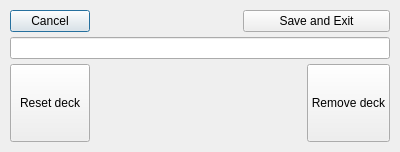
<?xml version="1.0" encoding="UTF-8"?>
<ui version="4.0">
 <class>editGridObject</class>
 <widget class="QDialog" name="editGridObject">
  <property name="geometry">
   <rect>
    <x>0</x>
    <y>0</y>
    <width>400</width>
    <height>152</height>
   </rect>
  </property>
  <property name="windowTitle">
   <string>Form</string>
  </property>
  <layout class="QGridLayout" name="gridLayout">
   <property name="leftMargin">
    <number>0</number>
   </property>
   <property name="topMargin">
    <number>0</number>
   </property>
   <property name="rightMargin">
    <number>0</number>
   </property>
   <property name="bottomMargin">
    <number>0</number>
   </property>
   <property name="spacing">
    <number>0</number>
   </property>
   <item row="1" column="0">
    <widget class="QFrame" name="frame">
     <property name="frameShape">
      <enum>QFrame::NoFrame</enum>
     </property>
     <property name="frameShadow">
      <enum>QFrame::Plain</enum>
     </property>
     <property name="lineWidth">
      <number>0</number>
     </property>
     <layout class="QVBoxLayout" name="verticalLayout">
      <property name="spacing">
       <number>5</number>
      </property>
      <property name="leftMargin">
       <number>10</number>
      </property>
      <property name="topMargin">
       <number>10</number>
      </property>
      <property name="rightMargin">
       <number>10</number>
      </property>
      <property name="bottomMargin">
       <number>10</number>
      </property>
      <item>
       <layout class="QHBoxLayout" name="horizontalLayout_2">
        <property name="sizeConstraint">
         <enum>QLayout::SetMinimumSize</enum>
        </property>
        <item>
         <widget class="QPushButton" name="ButtonCancelEdit">
          <property name="sizePolicy">
           <sizepolicy hsizetype="Fixed" vsizetype="Fixed">
            <horstretch>0</horstretch>
            <verstretch>0</verstretch>
           </sizepolicy>
          </property>
          <property name="text">
           <string>Cancel</string>
          </property>
         </widget>
        </item>
        <item>
         <spacer name="horizontalSpacer">
          <property name="orientation">
           <enum>Qt::Horizontal</enum>
          </property>
          <property name="sizeHint" stdset="0">
           <size>
            <width>40</width>
            <height>20</height>
           </size>
          </property>
         </spacer>
        </item>
        <item>
         <widget class="QPushButton" name="ButtonSaveExit">
          <property name="sizePolicy">
           <sizepolicy hsizetype="MinimumExpanding" vsizetype="Fixed">
            <horstretch>0</horstretch>
            <verstretch>0</verstretch>
           </sizepolicy>
          </property>
          <property name="text">
           <string>Save and Exit</string>
          </property>
         </widget>
        </item>
       </layout>
      </item>
      <item>
       <widget class="QLineEdit" name="lineeditGridObjectName">
        <property name="tabletTracking">
         <bool>false</bool>
        </property>
        <property name="focusPolicy">
         <enum>Qt::StrongFocus</enum>
        </property>
       </widget>
      </item>
      <item>
       <layout class="QHBoxLayout" name="horizontalLayout">
        <property name="sizeConstraint">
         <enum>QLayout::SetMinimumSize</enum>
        </property>
        <item>
         <widget class="QPushButton" name="ButtonReset">
          <property name="sizePolicy">
           <sizepolicy hsizetype="Minimum" vsizetype="Minimum">
            <horstretch>0</horstretch>
            <verstretch>0</verstretch>
           </sizepolicy>
          </property>
          <property name="text">
           <string>Reset deck</string>
          </property>
         </widget>
        </item>
        <item>
         <spacer name="horizontalSpacer_4">
          <property name="orientation">
           <enum>Qt::Horizontal</enum>
          </property>
          <property name="sizeHint" stdset="0">
           <size>
            <width>40</width>
            <height>20</height>
           </size>
          </property>
         </spacer>
        </item>
        <item>
         <widget class="QPushButton" name="ButtonRemoveDeck">
          <property name="sizePolicy">
           <sizepolicy hsizetype="Minimum" vsizetype="Minimum">
            <horstretch>0</horstretch>
            <verstretch>0</verstretch>
           </sizepolicy>
          </property>
          <property name="text">
           <string>Remove deck</string>
          </property>
         </widget>
        </item>
       </layout>
      </item>
     </layout>
    </widget>
   </item>
  </layout>
 </widget>
 <resources/>
 <connections/>
</ui>
